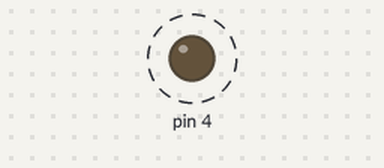
The sketch below on a simulated Arduino Uno, built with avr-gcc and run on an emulated ATmega328P. Parts: output pins drawn as LEDs (lit = HIGH). Dashed ring = blinking. What the sketch prints to the serial monitor is not drawn.

Above: at 0.55 s.
Timing chart, 0 to 3.5 s (numbered marks = the images above):
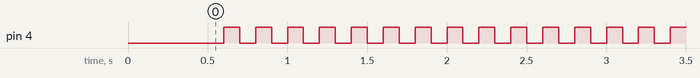

Measured:
- by itself, pin 4: alternates HIGH for 0.10 s and LOW for 0.10 s

The sketch:

Test_Code.ino
```cpp
void setup() {
  // put your setup code here, to run once:
  Serial.begin(9600);
  pinMode(4, OUTPUT);
  delay(500);
  Serial.println("Hello World!");
}

void loop() {
  // put your main code here, to run repeatedly:
  delay(100);
  digitalWrite(4, HIGH);
  Serial.println("Hello World!");
  delay(100);
  digitalWrite(4, LOW);
}
```
